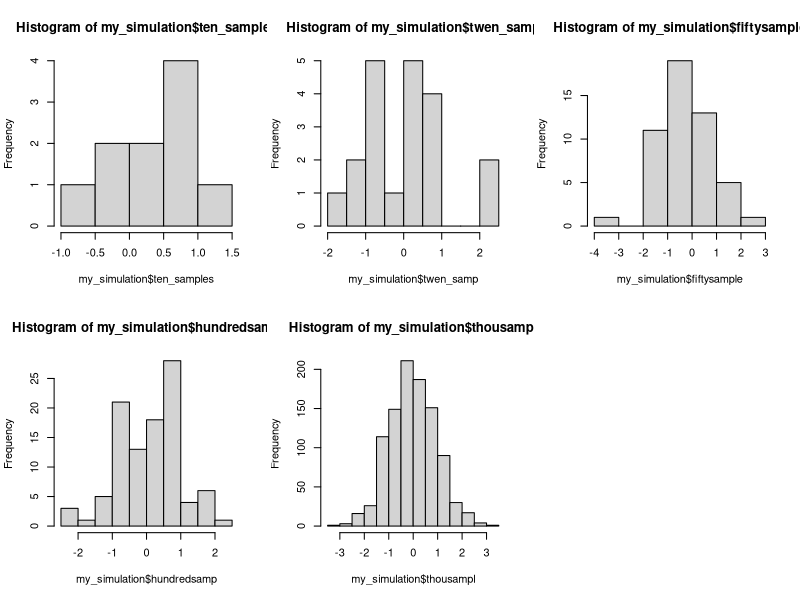
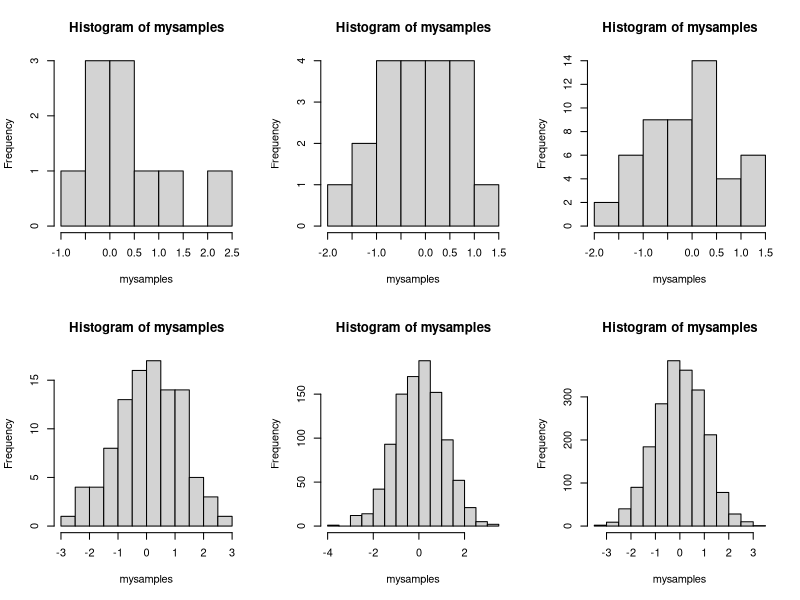
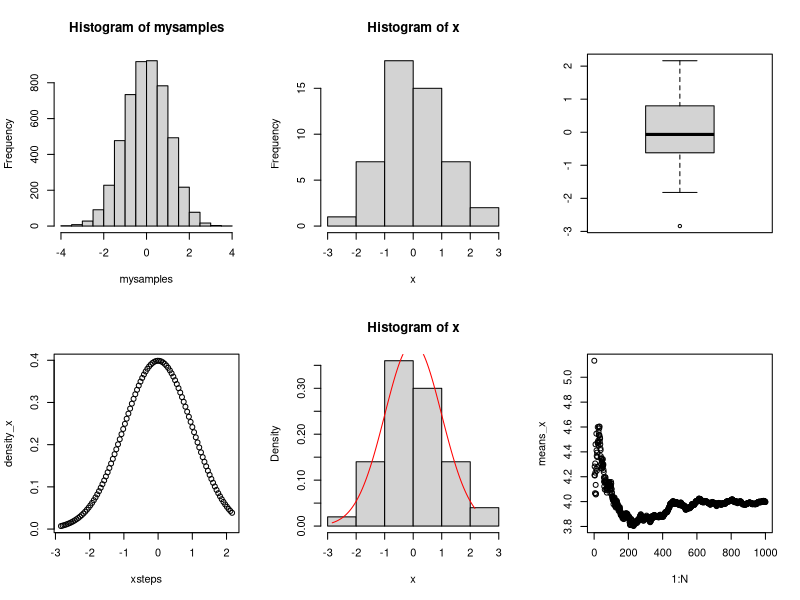
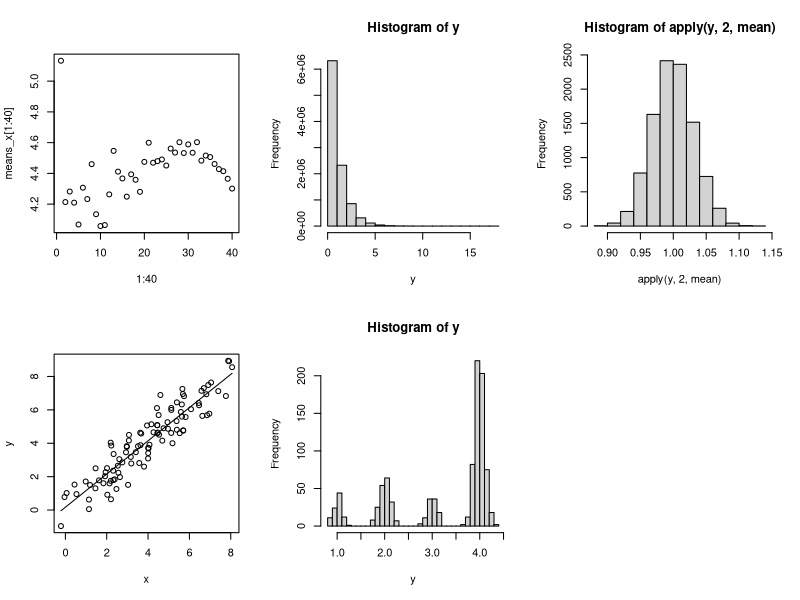

The R script that drew these images, in order:
## ---- chunk 1
knitr::opts_chunk$set(echo = TRUE)
## ---- chunk 2
A_vector = rep(NA, 1001)
A_vector[1] = 1
A_vector[2] = 1
for(n in 2:1000){
  A_vector[n+1] = 2 * A_vector[n] + A_vector[n-1]
}
A_vector[201]
A_vector[901]
## ---- chunk 3

log_A_vector = rep(NA, 1001)
log_A_vector[1] = 0
log_A_vector[2] = 0
for(n in 2:1000){
  temp <- max(log_A_vector[n-1], log_A_vector[n])
  log_A_vector[n+1] = temp + log(2 * exp(log_A_vector[n] - temp) + exp(log_A_vector[n-1] - temp))
}

log_A_vector[201]
log_A_vector[901]

## ---- chunk 4
x <- c(1,2,3,5)
y <- c(3,5,7,6)
x+y
x*y
x%*%t(y)
x * 4
x^2
## ---- chunk 5
my_list <- list(First_class = c(1, 2, 3, 4, 4, 4), 
                Second_class = matrix(1:4, 2, 2),
                last_element = 2.4,
                words = c("i", "love", "statistics"))
my_list$First_class
names(my_list)
## ---- chunk 6
# Coin flip

p <- 0.7
my_coin_flips <- rbinom(100, 1, p)

# simulate a Bernoulli random variable 

p <- 0.7
y <- rbinom(100000, 1, p)
table(y)

## ---- chunk 7
# estimate moment
phat <- sum(y)/length(y)
print(c(phat, mean(y)))
print(c(phat*(1-phat), var(y)))
## ---- chunk 8

x <- runif(1000, pi, 2*pi)
mean(x)

# true value of the mean
(3*pi)/2

# do it for multiple sample sizes

for(size in c(10, 100, 1000, 1000000)) {
  my_vals = runif(size, min = pi, max = 2*pi)
  print(size)
  print(mean(my_vals))
  print(var(my_vals))
}

# equivalent way of simulating bernoulli experiments
x <- runif(10000, 0, 1)
y <- (x < p)
table(as.integer(x < p))

## ---- chunk 9

my_simulation <- list(ten_samples = rnorm(10),
                      twen_samp = rnorm(20), 
                      fiftysample = rnorm(50),
                      hundredsamp = rnorm(100), 
                      thousampl = rnorm(1000),
                      millionsampl = rnorm(1000000))

sapply(my_simulation, mean)
sapply(my_simulation, var)

# recover density using Monte Carlo Samples

par(mfrow = c(2, 3))
hist(my_simulation$ten_samples)
hist(my_simulation$twen_samp)
hist(my_simulation$fiftysample)
hist(my_simulation$hundredsamp)
hist(my_simulation$thousampl)

# Compute Expectation and Variance of r.v.s using Monte Carlo

print(mean(my_simulation$ten_samples))

par(mfrow = c(2, 3))
Nsamples_vec <- c(10, 20, 50, 100, 1000, 2000, 5000)
for(k in Nsamples_vec){
  mysamples <- rnorm(k)
  hist(mysamples)
}
## ---- chunk 10
Nsamples <- 50
x <- rnorm(Nsamples)
hist(x)
boxplot(x)
xrange <- range(x)
xsteps <- seq(xrange[1], xrange[2], length.out = 100)
density_x <- dnorm(xsteps)
plot(xsteps, density_x)


hist(x, freq = FALSE)
lines(xsteps, density_x, col = "red")
## ---- chunk 11
N <- 1000
x <- rnorm(N, 4, 2)
means_x <- cumsum(x) / (1:N)
plot(1:N, means_x)
plot(1:40, means_x[1:40])
## ---- chunk 12
y <- array(rgamma(1000 * 10000, 1), c(1000, 10000))
hist(y)
hist(apply(y, 2, mean))
## ---- chunk 13

x <- rgamma(100, 1, 1)

# Computing expectation

mean(x)

# Computing variance

var(x)

# Computing tail probability

sum(x > 3) / length(x)

## ---- chunk 14
N <- 100
beta <- 1
sigma = 0.8

x <- rnorm(N, 4, 2)
y <- beta * x + rnorm(N) * sigma

lm_result <- lm(y~x)
plot(x, y)
lines(x, lm_result$fitted.values)
## ---- chunk 15
N <- 1000
cluster <- sample(c(1, 2, 3, 4), N, replace = TRUE, prob = c(0.1, 0.2, 0.1, 0.6))
mu <- c(1, 2, 3, 4)
sigma <- rep(0.1, 4)
y <- rnorm(N) * sigma[cluster] + mu[cluster]
hist(y, 50)
## ---- chunk 16

probquiz <- runif(1)
#probquiz <- sample(0.1*(1:6), 1, replace = TRUE, prob = rep(1, 6))
B <- rbinom(n = 1, size = 1, prob = probquiz)
print(list(as.integer(B), probquiz))

## ---- chunk 17
quizzz <- rbinom(1000, 26, 0.5)
quizzz
mean(quizzz)
var(quizzz)
